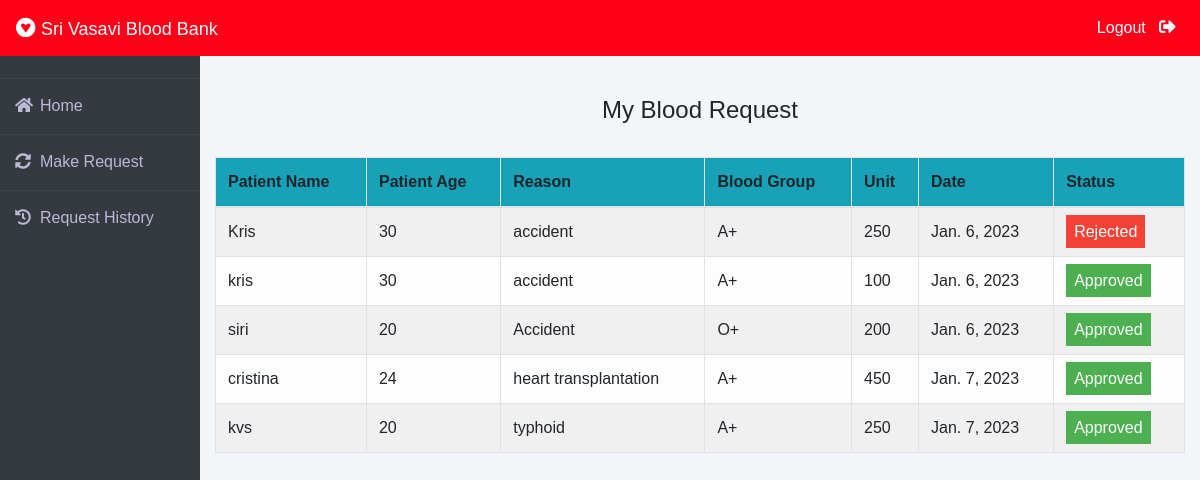
The page /patient/my-request (signed in) on the database its author committed.
### blood/models.py (models this page shows, shortened)
class BloodRequest(models.Model):
    request_by_patient=models.ForeignKey(pmodels.Patient,null=True,on_delete=models.CASCADE)
    request_by_donor=models.ForeignKey(dmodels.Donor,null=True,on_delete=models.CASCADE)
    patient_name=models.CharField(max_length=30)
    patient_age=models.PositiveIntegerField()
    reason=models.CharField(max_length=500)
    bloodgroup=models.CharField(max_length=10)
    unit=models.PositiveIntegerField(default=0)
    status=models.CharField(max_length=20,default="Pending")
    date=models.DateField(auto_now=True)

### patient/views.py (the view)
# urls.py: path('my-request', views.my_request_view,name='my-request'),
def my_request_view(request):
    patient= models.Patient.objects.get(user_id=request.user.id)
    blood_request=bmodels.BloodRequest.objects.all().filter(request_by_patient=patient)
    return render(request,'patient/my_request.html',{'blood_request':blood_request})

### templates/patient/my_request.html (shortened to what this page needs)
{% extends 'patient/patientbase.html' %}
{% block content %}
{% load widget_tweaks %}
{%load static%}
<head>
   </head>
<br><br>
<div class="container">
    <H4 class="text-center">My Blood Request</H4><br>
    <table class="table table-light table-hover table-bordered table-striped">
        <thead class="bg-info">
            <tr>
                <th scope="col">Patient Name</th>
                <th scope="col">Patient Age</th>
                <th scope="col">Reason</th>
                <th scope="col">Blood Group</th>
                <th scope="col">Unit</th>
                <th scope="col">Date</th>
                <th scope="col">Status</th>
            </tr>
        </thead>
        <tbody>
            {% for t in blood_request %}
            <tr>
                <td> {{t.patient_name}}</td>
                <td>{{t.patient_age}}</td>
                <td>{{t.reason}}</td>
                <td>{{t.bloodgroup}}</td>
                <td>{{t.unit}}</td>
                <td>{{t.date}}</td>
                {% if t.status == 'Approved' %}
                <td><span class="label success"> Approved</span></td>
                {% elif t.status == 'Rejected' %}
                <td><span class="label danger">Rejected</span></td>
                {% else %}
                <td><span style="color: white;margin-left: 0px;" class="label info">Pending</span></td>
                {% endif %}
            </tr>
            {% endfor %}
        </tbody>
    </table>
</div>
{% endblock content %}

### templates/patient/patientbase.html (style rules this page uses)
* { margin: 0; padding: 0; box-sizing: border-box; list-style: none; text-decoration: none; font-family: 'Josefin Sans', sans-serif; }
body { background-color: #f3f5f9; }

### templates/patient/my_request.html (style rules this page uses)
.label { color: white; padding: 8px; }
.success { background-color: #4CAF50; }
.danger { background-color: #f44336; }

### rows shown on the page
BloodRequest: patient_name "Kris", patient_age "30", reason "accident", bloodgroup "A+", unit "250", date "Jan. 6, 2023", status "Rejected"
BloodRequest: patient_name "kris", patient_age "30", reason "accident", bloodgroup "A+", unit "100", date "Jan. 6, 2023", status "Approved"
BloodRequest: patient_name "siri", patient_age "20", reason "Accident", bloodgroup "O+", unit "200", date "Jan. 6, 2023", status "Approved"
BloodRequest: patient_name "cristina", patient_age "24", reason "heart transplantation", bloodgroup "A+", unit "450", date "Jan. 7, 2023", status "Approved"
BloodRequest: patient_name "kvs", patient_age "20", reason "typhoid", bloodgroup "A+", unit "250", date "Jan. 7, 2023", status "Approved"
